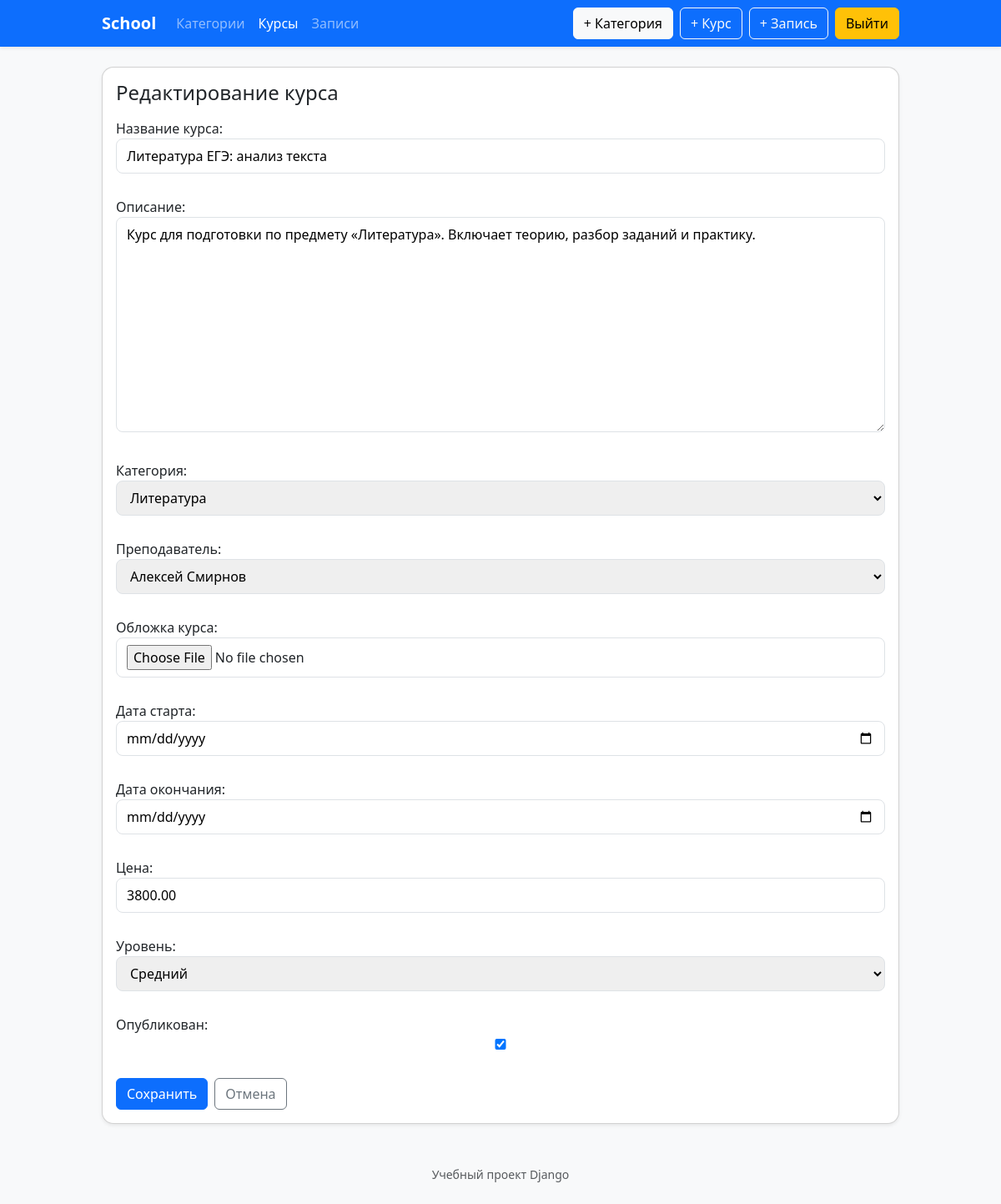
The app's page /courses/25/edit/ (signed in) with its own data.
### school/models.py (models this page shows, shortened)
class Course(models.Model):
    LEVEL_CHOICES = [
        ("beginner", "Начальный"),
        ("intermediate", "Средний"),
        ("advanced", "Продвинутый"),
    ]
    category = models.ForeignKey(
        Category,
        on_delete=models.CASCADE,
        verbose_name="Категория"
    )
    teacher = models.ForeignKey(
        User,
        on_delete=models.SET_NULL,
        null=True,
        verbose_name="Преподаватель"
    )
    title = models.CharField("Название курса", max_length=255)
    description = models.TextField("Описание")
    image = models.ImageField(
        "Обложка курса",
        upload_to="courses/",
        blank=True,
        null=True,
    )
    price = models.DecimalField("Цена", max_digits=8, decimal_places=2)
    level = models.CharField(
        "Уровень",
        max_length=20,
        choices=LEVEL_CHOICES,
        default="beginner",
    )
    start_date = models.DateField("Дата старта", default=timezone.now)
    end_date = models.DateField("Дата окончания", default=timezone.now)
    is_published = models.BooleanField("Опубликован", default=True)
    created_at = models.DateTimeField("Дата создания", auto_now_add=True)
    updated_at = models.DateTimeField("Дата обновления", auto_now=True)
    history = HistoricalRecords()
    class Meta:
        verbose_name = "Курс"
        verbose_name_plural = "Курсы"
        constraints = [
            models.UniqueConstraint(
                fields=["category", "title"],
                name="unique_course_title_per_category",
            )
        ]

### school/views.py (the view, shortened to what this page needs)
# urls.py: path("courses/<int:pk>/edit/", CourseUpdateView.as_view(), name="course_edit"),
class CourseUpdateView(StaffRequiredMixin, UpdateView):
    model = Course
    form_class = CourseForm
    template_name = "school/course_form.html"

### school/forms.py (shortened to what this page needs)
class CourseForm(forms.ModelForm):
    class Meta:
        model = Course
        fields = [
            "title",
            "description",
            "category",
            "teacher",
            "image",
            "start_date",
            "end_date",
            "price",
            "level",
            "is_published",
        ]
        widgets = {
            "start_date": forms.DateInput(attrs={"type": "date"}),
            "end_date": forms.DateInput(attrs={"type": "date"}),
        }
    def __init__(self, *args, **kwargs):
        super().__init__(*args, **kwargs)
        self.fields["teacher"].queryset = User.objects.filter(
            roles__name__iexact="Преподаватель"
        )
        self.fields["teacher"].label_from_instance = (
            lambda user: f"{user.first_name} {user.last_name}".strip() or user.username
        )

### school/models.py (called while the page is built)
    def __str__(self):
        return self.name

### school/views.py (called while the page is built)
    def test_func(self):
        return self.request.user.is_staff

### school/templates/school/course_form.html (shortened to what this page needs)
{% extends "school/base.html" %}
{% block content %}
  <div class="card shadow-sm">
    <div class="card-body">
      <h1 class="h4 mb-3">
        {% if form.instance.pk %}Редактирование{% else %}Добавление{% endif %} курса
      </h1>
      <form method="post" enctype="multipart/form-data" class="vstack gap-3">
        {% for field in form %}
          <p class="{% if field.errors %}field-error{% endif %}">
            {{ field.label_tag }}
            {{ field }}
          </p>
        {% endfor %}
        <div class="d-flex gap-2">
          <button type="submit" class="btn btn-primary">Сохранить</button>
          <a class="btn btn-outline-secondary" href="{% url 'school:course_list' %}">Отмена</a>
        </div>
      </form>
    </div>
  </div>
{% endblock %}

### school/static/school/styles.css (style rules this page uses)
.card { border-radius: 14px; transition: transform 0.15s ease, box-shadow 0.15s ease; }
.card .btn { position: relative; z-index: 2; }
form p { margin-bottom: 0.75rem; }
form label { font-weight: 500; }
form input, form textarea, form select { width: 100%; padding: 0.5rem 0.75rem; border: 1px solid #dee2e6; border-radius: 0.5rem; }
form textarea { min-height: 120px; }
.btn { transition: transform 0.12s ease, box-shadow 0.12s ease, filter 0.12s ease; }

### records on screen
Course: form "Литература ЕГЭ: анализ текста" "Курс для подготовки по предмету «Литература». Включает теорию, разбор заданий и практику." "Литература" "Алексей Смирнов" "3800.00" "Средний" "☑"

### other values on screen
{{ field.label_tag }} "Название курса:" "Описание:" "Категория:" "Преподаватель:" "Обложка курса:" "Дата старта:" "Дата окончания:" "Цена:" "Уровень:" "Опубликован:"
